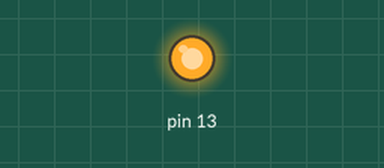
This sketch was run on a simulated Arduino Uno, built with avr-gcc and run on an emulated ATmega328P. Parts: output pins drawn as LEDs (lit = HIGH).

Above: at 0.5 s.
At 12.0 s:
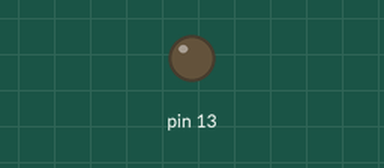
Timing chart, 0 to 19.5 s (numbered marks = the images above):
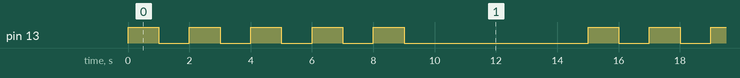

Measured:
- by itself, pin 13: repeats every 15.0 s: 4 × (LOW 1.0 s, HIGH 1.0 s), LOW 6.0 s, HIGH 1.0 s
- by itself, everything shown: repeats every 15.0 s, in 10 steps

The sketch:

Lab1_Demo5.ino
```cpp
void setup() // Initialisation de la broche 13 en sortie.
{
    pinMode(13, OUTPUT);
}

void loop()
{
  // Clignotement de la DEL à la broche 13
  for (int i = 0; i < 5; i++)
  {
     digitalWrite(13, HIGH);  // La DEL à la broche 3 allume
     delay(1000);   // Pause de 1 sec.
     digitalWrite(13, LOW);  // La DEL à la broche 3 éteint
     delay(1000); // Pause de 1 sec.
  } // Fin For loop
  delay(5000);   //Pause de 5 sec. et le cycle recommence.
} // Fin Void Loop
```
